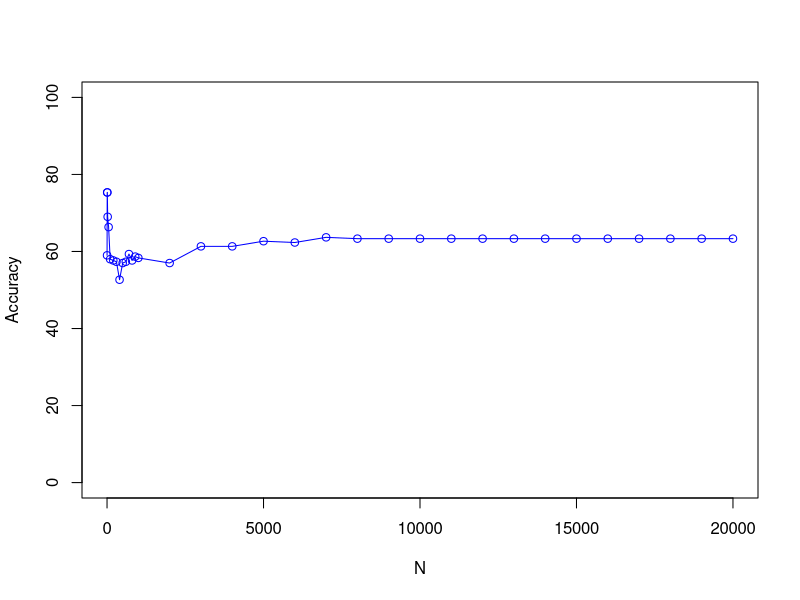

Here is the R script that generated this plot:
 x <- c(1, 5, 10, 20, 50, 100, 200, 300, 400, 500, 600, 700, 800, 900, 1000, 2000, 3000, 4000, 5000, 6000, 7000, 8000, 9000, 10000, 11000, 12000, 13000, 14000, 15000, 16000, 17000, 18000, 19000, 20000)
 y <- c(59.00,75.33,75.33,69,66.33,58,57.67,57.33,52.67,57,57.33,59.33,57.67,58.67,58.33,57,61.33,61.33,62.67,62.33,63.67,63.33,63.33,63.33,63.33,63.33,63.33,63.33,63.33,63.33,63.33,63.33,63.33,63.33)
plot(x, y, type='o', pch=1, col="blue", xlab="N", ylab="Accuracy", ylim=c(0, 100), xlim=c(0,20000))